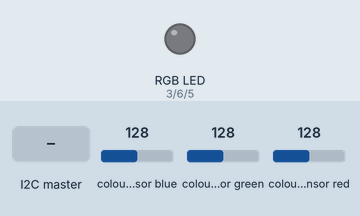
Recording of a sketch running on a simulated Arduino Uno, built with avr-gcc and run on an emulated ATmega328P. Shown: an RGB LED mixed from three pins (HIGH = lit). Wiring (inferred from the names in the program): TCS3200 colour sensor: output A2; S2 A1; S3 A0. The inputs (shaded band) are chosen by the test bench; at power-on: colour sensor blue 128, colour sensor green 128, colour sensor red 128. Pins used as bus, display or sensor lines are not drawn; what the sketch prints to the serial monitor is not drawn.

Above: at 1.2 s.
1.3 s: the I2C master sends the byte 0
At 1.6 s:
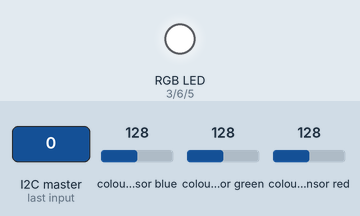
2.8 s: the I2C master sends the byte 1
At 3.4 s:
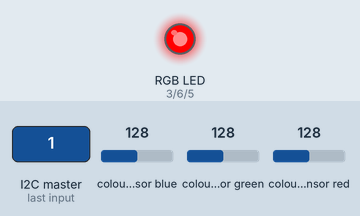
4.3 s: the I2C master sends the byte 2
At 5.3 s:
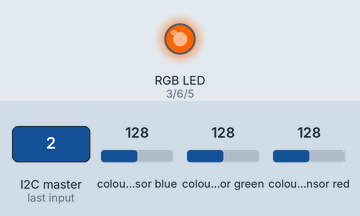
10.7 s: the I2C master sends the byte 0
At 11.9 s:
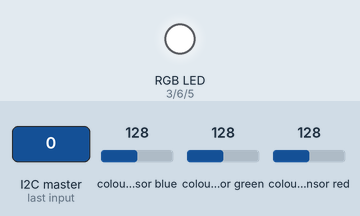
Timing chart, 0 to 13.2 s (numbered marks = the images above; inputs shaded):
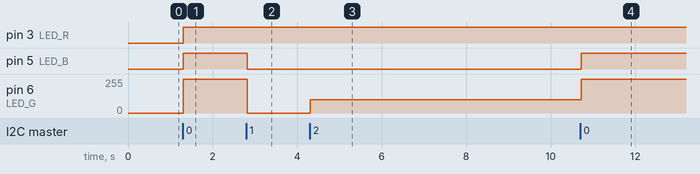

Measured:
- after the input at 1.3 s, pin 3 (LED_R), pin 5 (LED_B): LOW → HIGH at once; pin 6 (LED_G): 0/255 → 255/255 at once
- after the input at 2.8 s, pin 5 (LED_B): HIGH → LOW at once; pin 6 (LED_G): 255/255 → 0/255 at once
- after the input at 4.3 s, pin 6 (LED_G): 0/255 → 100/255 at once
- after the input at 10.7 s, pin 5 (LED_B): LOW → HIGH at once; pin 6 (LED_G): 100/255 → 255/255 at once

The sketch:

ColorBoard.ino
```cpp
#include <Wire.h>

// COLOR BOARD

const byte COLOR_ADDR = 0x08;

// COLOR SENSOR

const byte S2 = A1, S3 = A0, COLOR_OUT = A2;
int rgb[3];

// RGB LED

const int LED_R = 3, LED_G = 6, LED_B = 5;

// SHARED WITH THE I2C HANDLERS (THEY RUN AS INTERRUPTS)
volatile byte lastColor = 255;   // index in COLORS[] of the latest read
volatile byte readCount = 0;
volatile byte ledColor = 255;    // Index the main Uno requested
volatile bool ledNew = false;

// COLOR SENSOR

// One color channel. sets the S2/S3 filter, waits 10 ms, returns the pulse length.
int readFilter(byte s2, byte s3) {
  digitalWrite(S2, s2);
  digitalWrite(S3, s3);
  delay(10);
  return pulseIn(COLOR_OUT, LOW, 20000);
}

// Reads red, green and blue into rgb[].
void readColor() {
  rgb[0] = readFilter(LOW, LOW);
  rgb[1] = readFilter(HIGH, HIGH);
  rgb[2] = readFilter(LOW, HIGH);
}

struct Ref { const char *name; int r, g, b; };
Ref COLORS[] = {
  {"WHITE",   8,  8,  7},
  {"RED",     10, 27, 21},
  {"GREEN",   27,  22,  23},
  {"YELLOW",  7,  9,  13},
  {"CYAN",    25,  13,  9},
  {"ORANGE",  9,  19,  19},
  {"PINK",    5,  15,  9},
  {"Light Green",    7,  7,  11}
};
const byte N_COLORS = sizeof(COLORS) / sizeof(COLORS[0]);

// Name of the reference color closest to the last rgb[] read, or "NO SIGNAL" if a channel read 0.
const char *colorName() {
  if (rgb[0] == 0 || rgb[1] == 0 || rgb[2] == 0) return "NO SIGNAL";
  const char *best = "?";
  long bestD = 2147483647L;
  for (byte i = 0; i < N_COLORS; i++) {
    long d = sq((long)rgb[0] - COLORS[i].r) + sq((long)rgb[1] - COLORS[i].g) + sq((long)rgb[2] - COLORS[i].b);
    if (d < bestD) { bestD = d; best = COLORS[i].name; }
  }
  return best;
}

// Sets the RGB LED, 0-255 per channel.
void setLed(byte r, byte g, byte b) {
  analogWrite(LED_R, r);
  analogWrite(LED_G, g);
  analogWrite(LED_B, b);
}

// Shows color name c on the RGB LED; anything unknown turns it off.
void displayColor(const char *c) {
  if      (!strcmp(c, "WHITE"))  setLed(255, 255, 255);
  else if (!strcmp(c, "RED"))    setLed(255, 0, 0);
  else if (!strcmp(c, "GREEN") || !strcmp(c, "Light Green")) setLed(255, 100, 0);
  else if (!strcmp(c, "YELLOW")) setLed(255, 100, 0);
  else if (!strcmp(c, "CYAN"))   setLed(0, 255, 255);
  else if (!strcmp(c, "ORANGE")) setLed(255, 40, 0);
  else if (!strcmp(c, "PINK"))   setLed(255, 20, 100);
  else                           setLed(0, 0, 0);
}

// Index IN COLORS[] OF name c, 255 IF NONE.
byte indexOf(const char *c) {
  for (byte k = 0; k < N_COLORS; k++) if (c == COLORS[k].name) return k;
  return 255;
}

// On request of the main Uno, register the color.
void onRequest() {
  byte b[2] = {lastColor, readCount};
  Wire.write(b, 2);
}

// Main Uno sends the color to show on the LED.
void onReceive(int) {
  while (Wire.available()) ledColor = Wire.read();
  ledNew = true;
}

void setup() {
  Serial.begin(9600);
  pinMode(S2, OUTPUT);
  pinMode(S3, OUTPUT);
  pinMode(COLOR_OUT, INPUT);
  pinMode(LED_R, OUTPUT);
  pinMode(LED_G, OUTPUT);
  pinMode(LED_B, OUTPUT);
  Wire.begin(COLOR_ADDR);
  Wire.onRequest(onRequest);
  Wire.onReceive(onReceive);
}

// Reads one color, sends it to the main Uno, updates the LED
void loop() {
  readColor();
  const char *c = colorName();
  lastColor = indexOf(c);
  readCount++;

  if (ledNew) {
    ledNew = false;
    byte i = ledColor;
    displayColor(i < N_COLORS ? COLORS[i].name : "");
  }

  Serial.print("R G B: ");
  for (byte i = 0; i < 3; i++) { Serial.print(rgb[i]); Serial.print(" "); }
  Serial.print("-> ");
  Serial.println(c);
}
```
